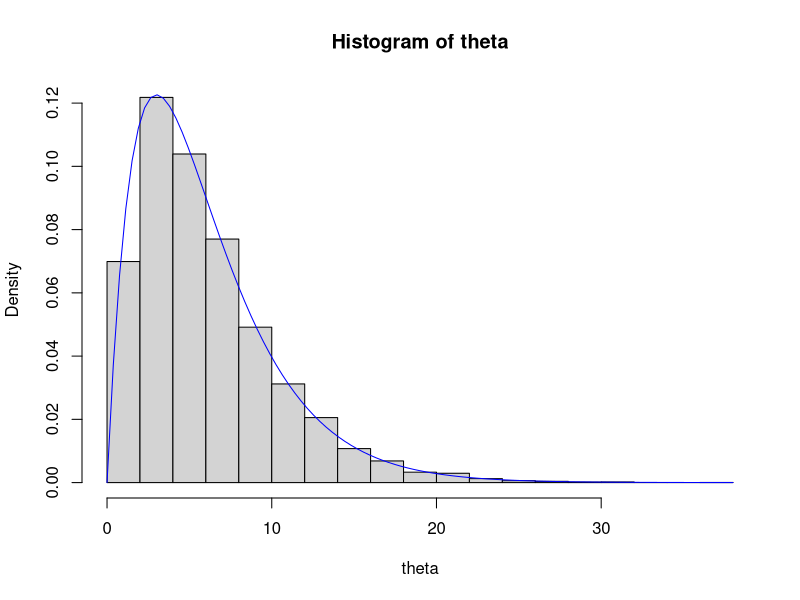
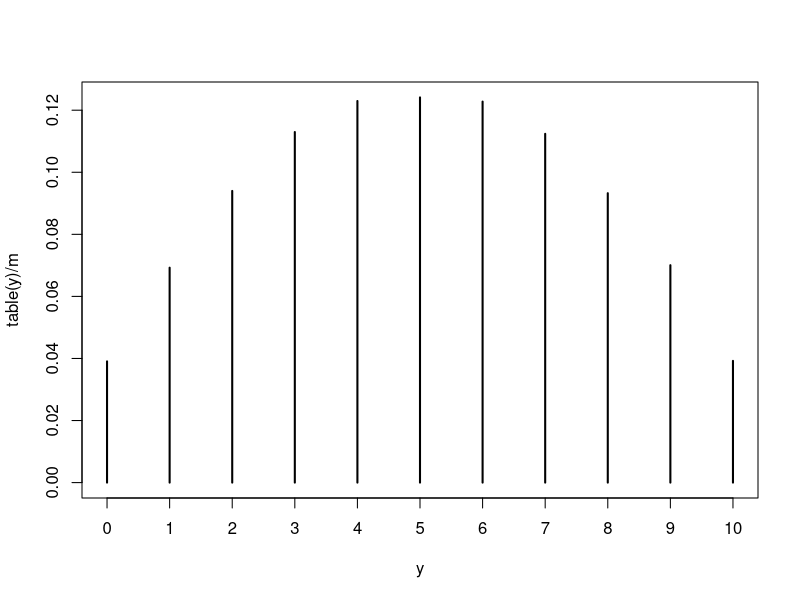
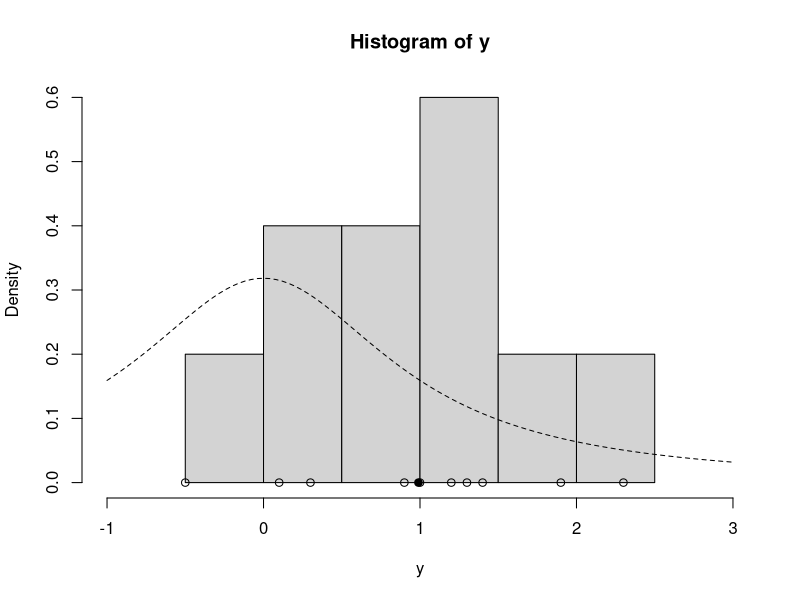
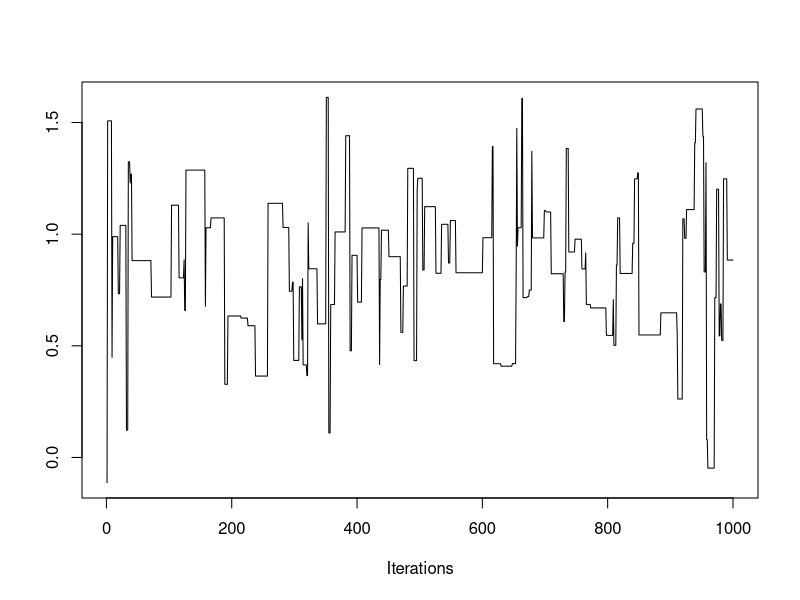
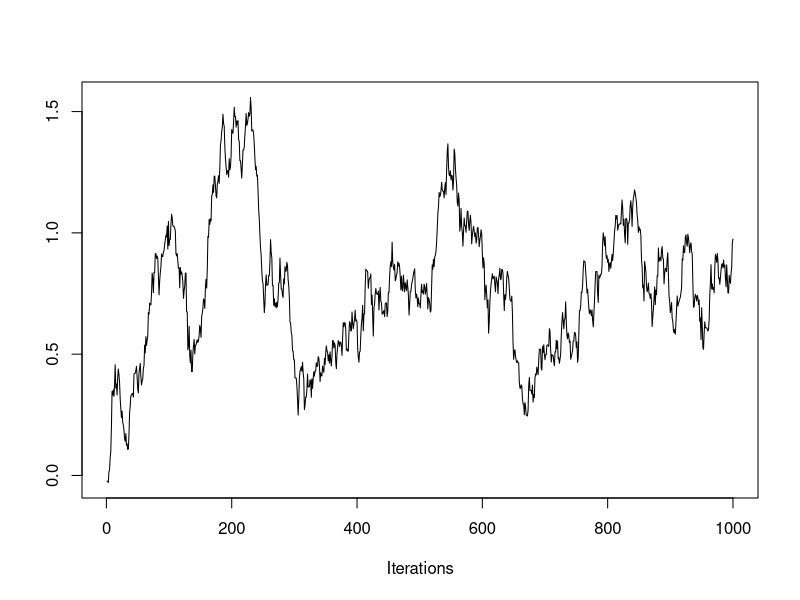
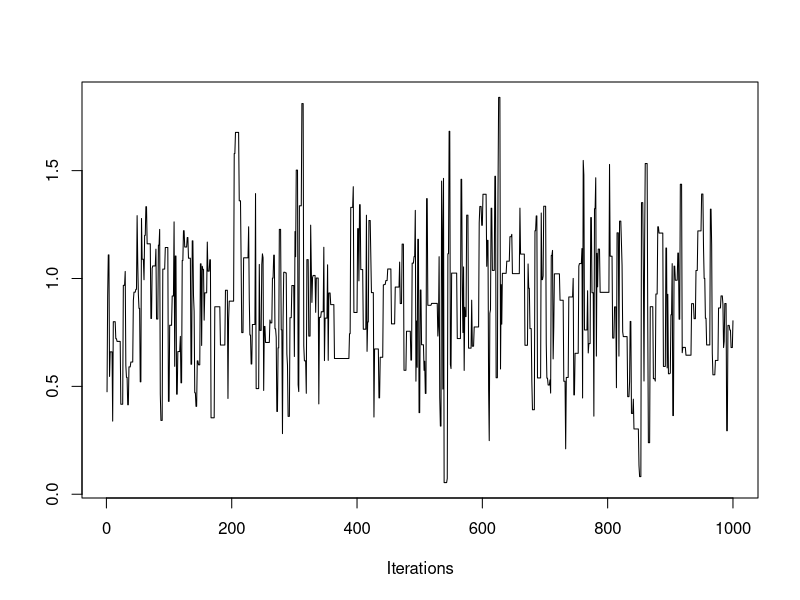
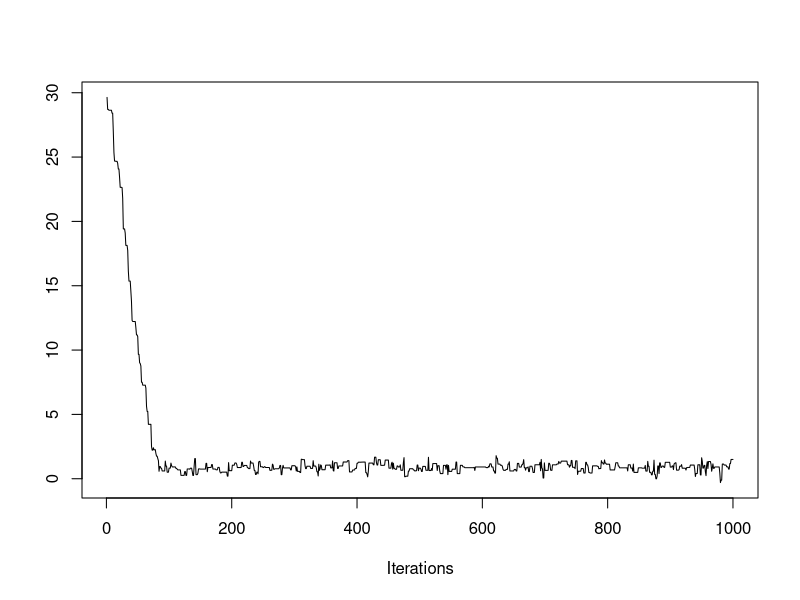
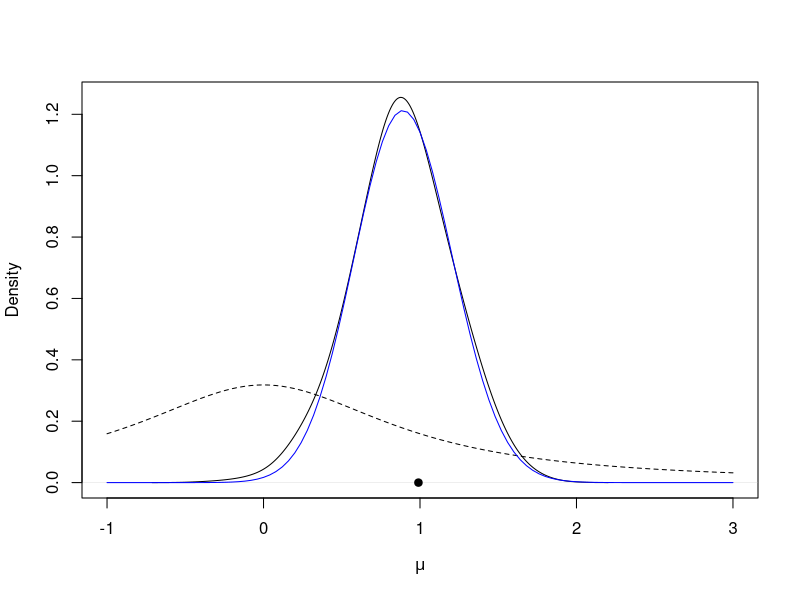

Write R code to recreate these figures, in order.
## ---- chunk 1
set.seed(32)

m=10000
a=2
b=1/3

theta = rgamma(n=m, shape=a, rate=b)

hist(theta, freq=FALSE)
curve(dgamma(x, shape=a, rate=b), col="blue", add=TRUE)

mean(theta) # Estimated mean
a/b # True mean

var(theta) # Estimated variance
a/b^2 # True variance

ind = theta < 5
mean(ind) # Estimated Prob[theta < 5]
pgamma(q=5, shape=a, rate=b) # True Prob[theta < 5]

quantile(theta, probs=0.9) # Estimated quantile
qgamma(p=0.9, shape=a, rate=b) # True quantile

se = sd(theta) / sqrt(m) # Standard error of mean
mean(theta) - 2*se # Lower bound CI
mean(theta) + 2*se # Upper bound CI
## ---- chunk 2
m = 1e5

phi = rbeta(m, shape1=2, shape2=2)
y = rbinom(m, size=10, prob=phi)

table(y) / m
plot(table(y) / m) # Estimated marginal distribution of y

mean(y) # Estimate mean of y
## ---- chunk 3
# using log(g(x)) instead of g(x) for numerical stability
log_g = function(mu, n, ybar) {
  n * (ybar * mu - mu^2 / 2) - log(1 + mu^2)
}
## ---- chunk 4
metropolis_hastings = function(n, ybar, n_iter, mu_init, cand_sd) {
  # Random-Walk Metropolis-Hastings algorithm
  
  # step 1
  mu_out = numeric(n_iter)
  n_accept = 0
  mu_now = mu_init
  lg_now = log_g(mu=mu_now, n=n, ybar=ybar)
  
  for (i in 1:n_iter) {
    # step 2a
    mu_cand = rnorm(1, mean=mu_now, sd=cand_sd) # draw candidate
    
    # step 2b
    lg_cand = log_g(mu=mu_cand, n=n, ybar=ybar)
    lg_alpha = lg_cand - lg_now
    alpha = exp(lg_alpha)
    
    u = runif(1) # less than alpha with prob min(1, alpha)
    if (u < alpha) { # accept candidate
      mu_now = mu_cand
      n_accept = n_accept + 1
      lg_now = lg_cand
    }
    
    mu_out[i] = mu_now
  }
  
  list(mu=mu_out, accept_rate=n_accept/n_iter)
}
## ---- chunk 5
y = c(1.2, 1.4, -0.5, 0.3, 0.9, 2.3, 1.0, 0.1, 1.3, 1.9) # data
ybar = mean(y) # sample mean
n = length(y)

hist(y, freq=FALSE, xlim=c(-1, 3)) # histogram of data
curve(dt(x=x, df=1), lty=2, add=TRUE) # prior for mu
points(y, rep(0,n), pch=1) # individual data points
points(ybar, 0, pch=19) # sample mean
## ---- chunk 6
set.seed(43) # for reproducibility
library("coda") # traceplot --> helpful to determine convergence
## ---- chunk 7
post = metropolis_hastings(n=n, ybar=ybar, n_iter=1e3, mu_init=0, cand_sd=3)
str(post)
traceplot(as.mcmc(post$mu))
## ---- chunk 8
post = metropolis_hastings(n=n, ybar=ybar, n_iter=1e3, mu_init=0, cand_sd=0.05)
str(post)
traceplot(as.mcmc(post$mu))
## ---- chunk 9
post = metropolis_hastings(n=n, ybar=ybar, n_iter=1e3, mu_init=0, cand_sd=0.9)
str(post)
traceplot(as.mcmc(post$mu))
## ---- chunk 10
post = metropolis_hastings(n=n, ybar=ybar, n_iter=1e3, mu_init=30, cand_sd=0.9)
str(post)
traceplot(as.mcmc(post$mu))

post$mu_keep = post$mu[-c(1:100)] # discard the first 100 samples
plot(density(post$mu_keep, adjust=2), main="", xlim=c(-1, 3), xlab=expression(mu)) # plot estimated posterior distribution
curve(dt(x=x, df=1), lty=2, add=TRUE) # prior for mu
points(ybar, 0, pch=19) # sample mean

curve(0.017*exp(log_g(mu=x, n=n, ybar=ybar)), from=-1, to=3, add=TRUE, col="blue") # approximation to the true posterior in blue
